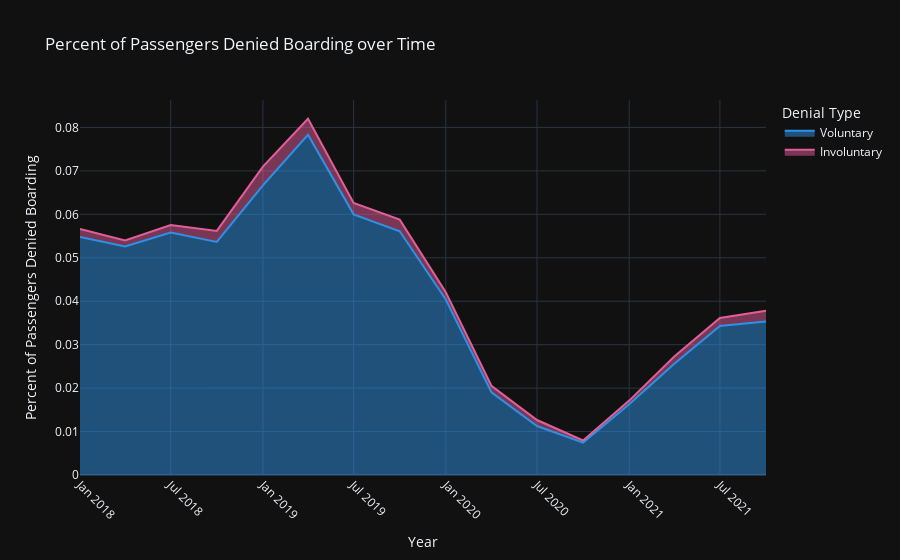

The notebook cell saved with this chart:
### Code cell
fig = px.area(denied_boarding.groupby('date').mean().reset_index().rename(columns = {'perc_denied_boarding_involuntary':"Involuntary", "perc_denied_boarding_voluntary":"Voluntary"}), 
              x="date", y=["Voluntary","Involuntary"], 
                labels={
                    "date": "Year",
                     "value":"Percent of Passengers Denied Boarding", 
                     "variable":"Denial Type"
                 },
                title="Percent of Passengers Denied Boarding over Time", 

                color_discrete_sequence=px.colors.qualitative.Dark24)
fig.update_xaxes(tickangle = 45)
fig.show()

fig.__class__

### Figure 1 — Plotly figure (JSON) as saved in the notebook; plotly's stock layout.template omitted (floating-point values rounded to 4 significant figures)
{"data": [{"fillpattern": {"shape": ""}, "hovertemplate": "Denial Type=Voluntary<br>Year=%{x}<br>Percent of Passengers Denied Boarding=%{y}<extra></extra>", "legendgroup": "Voluntary", "line": {"color": "#2E91E5"}, "marker": {"symbol": "circle"}, "mode": "lines", "name": "Voluntary", "orientation": "v", "showlegend": true, "stackgroup": "1", "type": "scatter", "x": ["2018-01-01T00:00:00", "2018-04-01T00:00:00", "2018-07-01T00:00:00", "2018-10-01T00:00:00", "2019-01-01T00:00:00", "2019-04-01T00:00:00", "2019-07-01T00:00:00", "2019-10-01T00:00:00", "2020-01-01T00:00:00", "2020-04-01T00:00:00", "2020-07-01T00:00:00", "2020-10-01T00:00:00", "2021-01-01T00:00:00", "2021-04-01T00:00:00", "2021-07-01T00:00:00", "2021-10-01T00:00:00"], "xaxis": "x", "y": [0.0548, 0.05261, 0.05579, 0.05363, 0.06668, 0.07832, 0.06, 0.05609, 0.0404, 0.01904, 0.01127, 0.007463, 0.0163, 0.02562, 0.03431, 0.0353], "yaxis": "y"}, {"fillpattern": {"shape": ""}, "hovertemplate": "Denial Type=Involuntary<br>Year=%{x}<br>Percent of Passengers Denied Boarding=%{y}<extra></extra>", "legendgroup": "Involuntary", "line": {"color": "#E15F99"}, "marker": {"symbol": "circle"}, "mode": "lines", "name": "Involuntary", "orientation": "v", "showlegend": true, "stackgroup": "1", "type": "scatter", "x": ["2018-01-01T00:00:00", "2018-04-01T00:00:00", "2018-07-01T00:00:00", "2018-10-01T00:00:00", "2019-01-01T00:00:00", "2019-04-01T00:00:00", "2019-07-01T00:00:00", "2019-10-01T00:00:00", "2020-01-01T00:00:00", "2020-04-01T00:00:00", "2020-07-01T00:00:00", "2020-10-01T00:00:00", "2021-01-01T00:00:00", "2021-04-01T00:00:00", "2021-07-01T00:00:00", "2021-10-01T00:00:00"], "xaxis": "x", "y": [0.001857, 0.001368, 0.001737, 0.00255, 0.004313, 0.003673, 0.002598, 0.00268, 0.00165, 0.001501, 0.001387, 0.0004822, 0.0008186, 0.00165, 0.001853, 0.002482], "yaxis": "y"}], "layout": {"legend": {"title": {"text": "Denial Type"}, "tracegroupgap": 0}, "title": {"text": "Percent of Passengers Denied Boarding over Time"}, "xaxis": {"anchor": "y", "domain": [0, 1], "tickangle": 45, "title": {"text": "Year"}}, "yaxis": {"anchor": "x", "domain": [0, 1], "title": {"text": "Percent of Passengers Denied Boarding"}}}}
